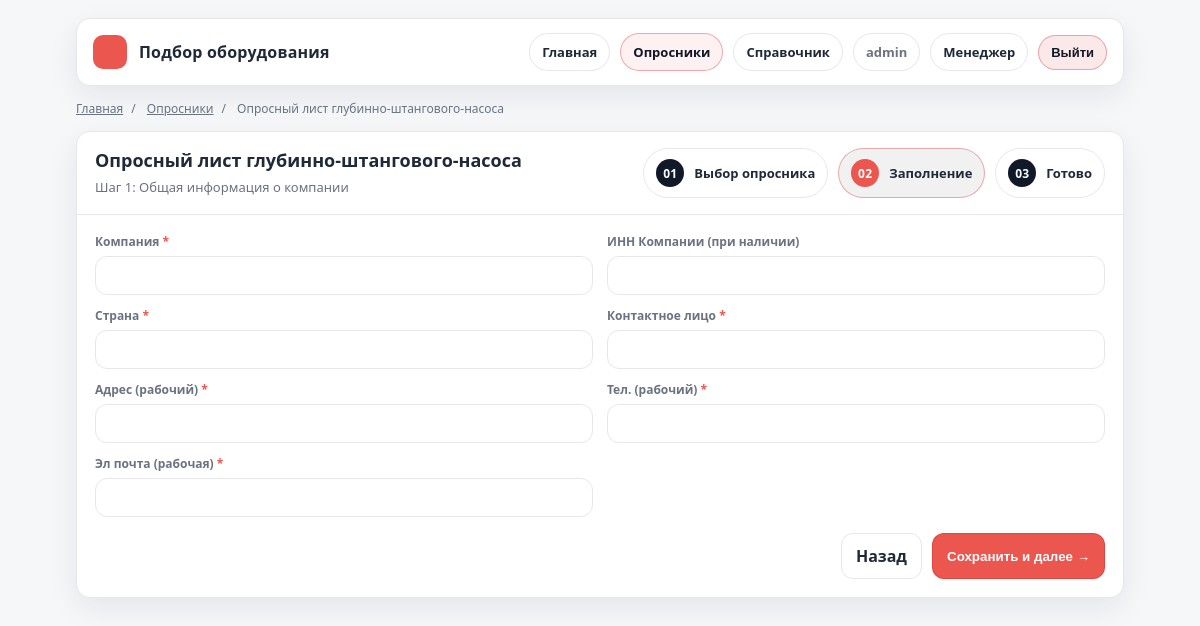
Screenshot of /q/shgn-vybor-nasosa/step/1/ (signed in) with the database file from the repository.
### questionnaires/models.py (models this page shows, shortened)
class Questionnaire(models.Model):
    slug = models.SlugField(unique=True)
    title = models.CharField(max_length=200)
    description = models.TextField(blank=True)
    is_active = models.BooleanField(default=True)

class QuestionnaireStep(models.Model):
    questionnaire = models.ForeignKey(Questionnaire, on_delete=models.CASCADE, related_name="steps")
    order = models.PositiveIntegerField()
    title = models.CharField(max_length=200, blank=True)
    class Meta:
        unique_together = ("questionnaire", "order")
        ordering = ["order"]

class Question(models.Model):
    TEXT = "text"
    NUMBER = "number"
    SELECT = "select"
    CHECKBOX = "checkbox"
    TYPES = [
        (TEXT, "Text"),
        (NUMBER, "Number"),
        (SELECT, "Select"),
        (CHECKBOX, "Checkbox"),
    ]
    step = models.ForeignKey(QuestionnaireStep, on_delete=models.CASCADE, related_name="questions")
    slug = models.SlugField()
    label = models.CharField(max_length=300)
    help_text = models.CharField(max_length=400, blank=True)
    field_type = models.CharField(max_length=20, choices=TYPES, default=TEXT)
    required = models.BooleanField(default=False)
    class Meta:
        unique_together = ("step", "slug")
    depends_on = models.ForeignKey(
    "self",
    null=True, blank=True,
    on_delete=models.SET_NULL,
    related_name="dependent_questions",
    help_text="Показывать вопрос только если выполнено условие зависимости"
    )
    depends_value = models.CharField(
        max_length=120,
        blank=True,
        help_text="Какое значение должно быть у depends_on (например: sand)"
    )

### questionnaires/views.py (the view, shortened to what this page needs)
# urls.py: path("<slug:slug>/step/<int:step_order>/", views.fill_step, name="fill_step"),
@login_required
def fill_step(request, slug, step_order):
    q = get_object_or_404(Questionnaire, slug=slug, is_active=True)
    step = get_object_or_404(QuestionnaireStep, questionnaire=q, order=step_order)
    draft = _get_draft(request, slug) or {"answers": {}}
    draft_answers = draft.get("answers", {})
    FormClass = build_step_form(step, draft_answers)
    form = FormClass(request.POST or None)
    return render(request, "questionnaires/fill_step.html", {"questionnaire": q, "step": step, "form": form, "draft_answers": draft_answers})

### questionnaires/views.py (called while the page is built)
def _draft_key(slug: str) -> str:
    return f"draft_q_{slug}"

def _get_draft(request, slug: str) -> dict:
    return request.session.get(_draft_key(slug), {})

### templates/questionnaires/fill_step.html (shortened to what this page needs)
{% extends "base.html" %}
{% block crumbs %}
  <div class="crumbs">
    <a href="/">Главная</a><span class="sep">/</span>
    <a href="/q/">Опросники</a><span class="sep">/</span>
    <span>{{ questionnaire.title }}</span>
  </div>
{% endblock %}
{% block content %}
  <div class="card">
    <div class="card-head">
      <div>
        <h1 class="card-title">{{ questionnaire.title }}</h1>
        <div class="card-sub">Шаг {{ step.order }}{% if step.title %}: {{ step.title }}{% endif %}</div>
      </div>
      <div class="stepper">
        <div class="step"><span class="num">01</span> Выбор опросника</div>
        <div class="step active"><span class="num">02</span> Заполнение</div>
        <div class="step"><span class="num">03</span> Готово</div>
      </div>
    </div>
    <div class="card-body">
      <form method="post" id="stepForm">
        <div class="form-grid">
          {% for field in form %}
            <div class="q-row"
                 data-field="{{ field.name }}"
                 data-depends-on="{{ field.field.depends_on|default:'' }}"
                 data-depends-value="{{ field.field.depends_value|default:'' }}">
              <label for="{{ field.id_for_label }}">
                {{ field.label }}{% if field.field.required %} <span class="req">*</span>{% endif %}
              </label>
              {{ field }}
            </div>
          {% endfor %}
        </div>
        <div class="actions">
          <a class="btn ghost" href="/q/">Назад</a>
          <button class="btn primary" type="submit">Сохранить и далее →</button>
        </div>
      </form>
    </div>
  </div>
{% endblock %}

### templates/base.html (shortened to what this page needs)
<!doctype html>
<html lang="ru">
<head>
</head>
<body>
  <div class="wrap">
    <div class="top">
      <div class="brand">
        <div class="mark" aria-hidden="true"></div>
        <div>
          <div class="brand-title">Подбор оборудования</div>
        </div>
      </div>
      <div class="nav">
        <a class="link" href="/">Главная</a>
        <a class="link primary" href="/q/">Опросники</a>
        <a class="link" href="/q/handbook/">Справочник</a>
        {% if user.is_authenticated %}
          <span class="pill">{{ user.username }}</span>
          {% if user.is_staff %}
            <a class="link" href="/q/manager/submissions/">Менеджер</a>
          {% endif %}
          <form method="post" action="{% url 'logout' %}" style="display:inline;">
            <button class="link danger" type="submit">Выйти</button>
          </form>
        {% else %}
          <a class="link" href="/accounts/login/">Войти</a>
          <a class="link" href="/accounts/signup/">Регистрация</a>
        {% endif %}
      </div>
    </div>
    {% block crumbs %}{% endblock %}
    {% block content %}{% endblock %}
  </div>
</body>
</html>

### templates/base.html (style rules this page uses)
:root { --bg:#f6f7f9; --card:#ffffff; --text:#1f2937; --muted:#6b7280; --line:#e5e7eb; --accent:#eb564f; --accent2:#111827; --radius:14px; --shadow: 0 10px 30px rgba(17,24,39,.08); }
* { box-sizing:border-box }
body { margin:0; font-family: system-ui, -apple-system, Segoe UI, Roboto, Arial, sans-serif; background: var(--bg); color:var(--text); }
a { color:inherit; text-decoration:none }
.wrap { max-width:1080px; margin:0 auto; padding:18px 16px 64px }
.top { display:flex; align-items:center; justify-content:space-between; gap:16px; padding:14px 16px; background: var(--card); border:1px solid var(--line); border-radius: var(--radius); box-shadow: var(--shadow); }
.brand { display:flex; align-items:center; gap:12px; }
.mark { width:34px; height:34px; border-radius:10px; background: var(--accent); }
.brand-title { font-weight:800; letter-spacing:.2px }
.nav { display:flex; gap:10px; flex-wrap:wrap; align-items:center; justify-content:flex-end }
.link { display:inline-flex; align-items:center; gap:8px; padding:9px 12px; border-radius:999px; border:1px solid var(--line); background: #fff; font-weight:700; font-size:13px; }
.link.primary { border-color: rgba(214,31,44,.35); background: rgba(214,31,44,.06); color: var(--accent2); }
.link.danger { border-color: rgba(214,31,44,.35); background: rgba(214,31,44,.10); color: var(--accent2); }
.pill { display:inline-flex; align-items:center; padding:9px 12px; border-radius:999px; border:1px solid var(--line); background:#fff; color:var(--muted); font-weight:700; font-size:13px; }
.crumbs { margin-top:14px; color:var(--muted); font-size:12px; }
.crumbs a { color:var(--muted); text-decoration:underline }
.crumbs .sep { margin:0 8px }
.card { margin-top:14px; background: var(--card); border:1px solid var(--line); border-radius: var(--radius); box-shadow: var(--shadow); overflow:hidden; }
.card-head { padding:16px 18px; border-bottom:1px solid var(--line); display:flex; align-items:flex-start; justify-content:space-between; gap:14px; }
.card-title { margin:0; font-size:18px; font-weight:900 }
.card-sub { margin-top:6px; color:var(--muted); font-size:13px }
.card-body { padding:18px }
.stepper { display:flex; gap:10px; flex-wrap:wrap }
.step { display:flex; align-items:center; gap:10px; padding:10px 12px; border:1px solid var(--line); border-radius: 999px; background:#fff; font-weight:800; font-size:13px; }
.step .num { width:28px; height:28px; border-radius:999px; display:grid; place-items:center; background: #111827; color:#fff; font-size:12px; letter-spacing:.3px; }
.step.active { border-color: rgba(214,31,44,.35); background: rgba(29, 18, 19, 0.06) }
.step.active .num { background: var(--accent) }
.form-grid { display:grid; grid-template-columns: 1fr 1fr; gap:12px 14px; }
label { display:block; font-size:12px; color:var(--muted); font-weight:800; margin:0 0 6px }
input, select, textarea { width:100%; padding:11px 12px; border-radius: 12px; border:1px solid var(--line); background:#fff; color:var(--text); outline:none; }
.req { color:var(--accent) }
.actions { display:flex; gap:10px; flex-wrap:wrap; justify-content:flex-end; margin-top:16px }
.btn { display:inline-flex; align-items:center; justify-content:center; gap:8px; padding:11px 14px; border-radius: 12px; border:1px solid var(--line); background:#fff; font-weight:900; cursor:pointer; }
.btn.primary { border-color: rgba(214,31,44,.35); background: var(--accent); color:#fff; }
.btn.ghost { background:#fff }

### rows the page displays
Questionnaire: title "Опросный лист глубинно-штангового-насоса"
QuestionnaireStep: order "1", title "Общая информация о компании"
Question: label "Компания"
Question: label "ИНН Компании (при наличии)"
Question: label "Страна"
Question: label "Контактное лицо"
Question: label "Адрес (рабочий)"
Question: label "Тел. (рабочий)"
Question: label "Эл почта (рабочая)"

### other values shown
{{ user.username }} "admin"
